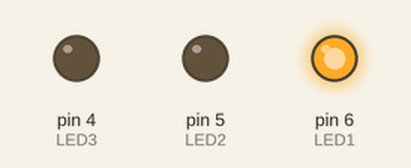
The sketch below on a simulated Arduino Uno, built with avr-gcc and run on an emulated ATmega328P. Parts: output pins drawn as LEDs (lit = HIGH).

Above: at 0.05 s.
At 1.45 s:
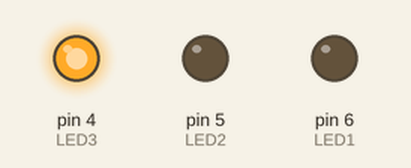
At 2.85 s:
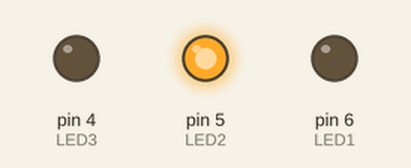
Timing chart, 0 to 3.1 s (numbered marks = the images above):
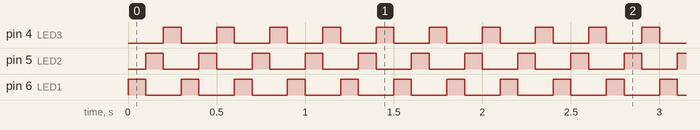

Measured:
- by itself, pin 4 (LED3), pin 5 (LED2), pin 6 (LED1): alternates HIGH for 0.10 s and LOW for 0.20 s

The sketch:

sketch_led_1.ino
```cpp
int LED1 = 6;
int LED2 = 5;
int LED3 = 4;
void setup() {
  pinMode(LED1, OUTPUT);
  pinMode(LED2, OUTPUT);
  pinMode(LED3, OUTPUT);
}

void loop() {
  digitalWrite(LED1, HIGH);
  delay(100);
  digitalWrite(LED1, LOW);
  digitalWrite(LED2, HIGH);
  delay(100);
  digitalWrite(LED2, LOW);
  digitalWrite(LED3, HIGH);
  delay(100);
  digitalWrite(LED3, LOW);

}
```
